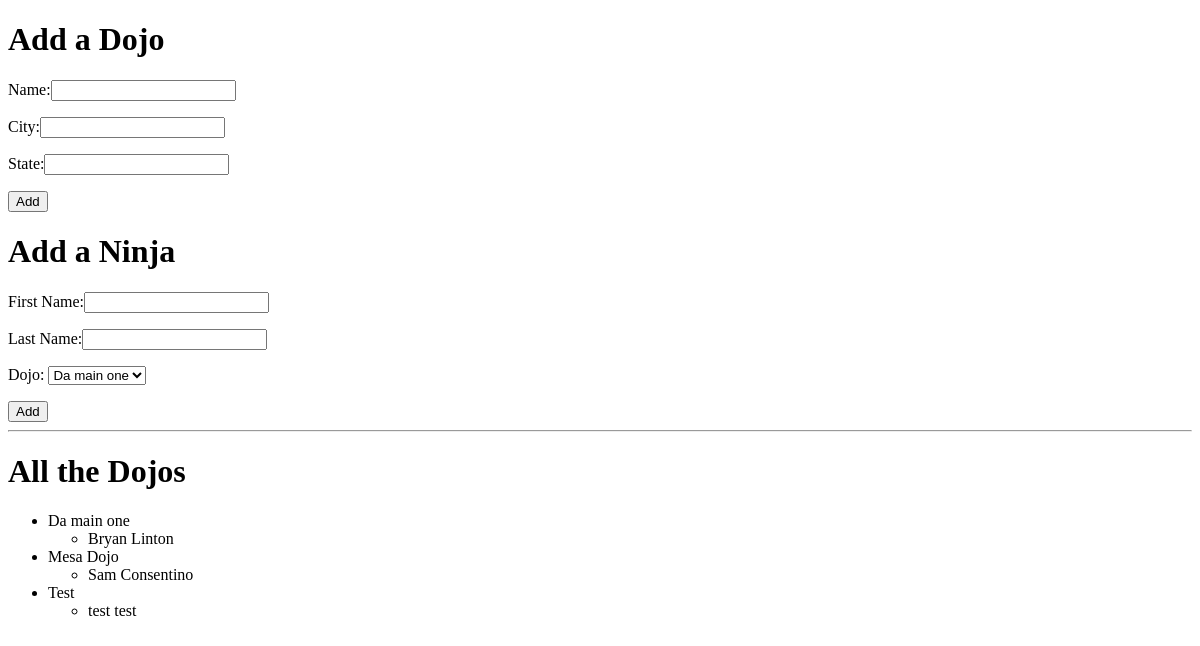
Before: / with the older database file.
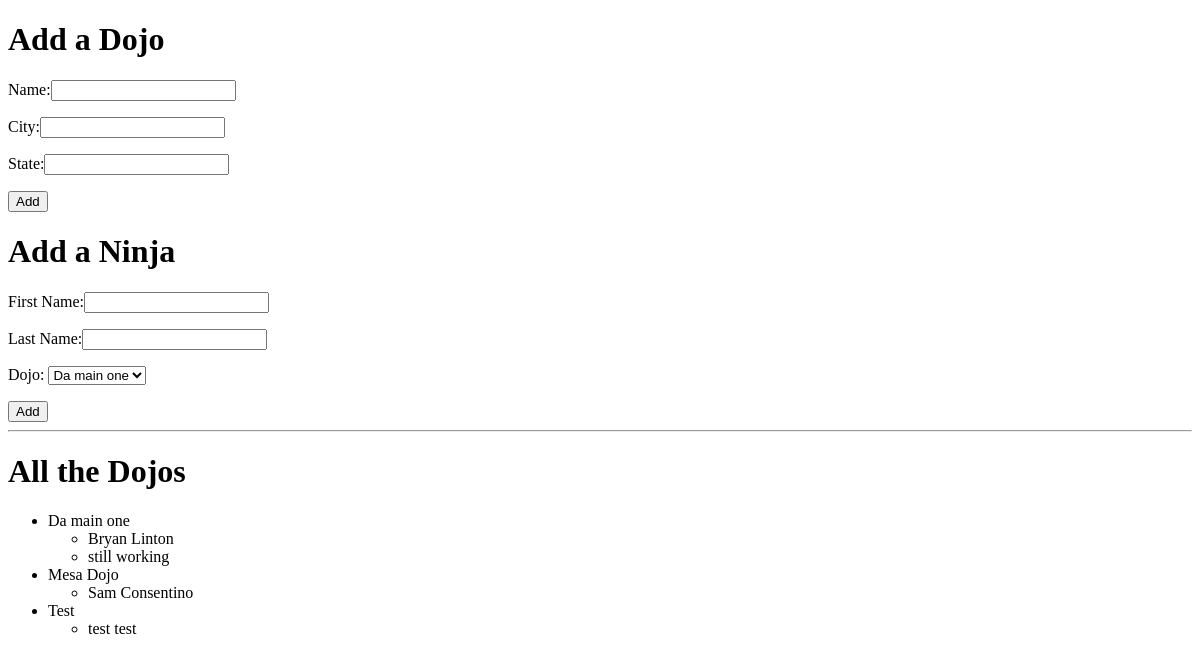
After: the same page with the newer database file.
### d_n_mod/models.py (models this page shows)
class Dojo(db.Model):
    id = db.Column(db.Integer, primary_key=True)
    dojo_name = db.Column(db.String(45))
    city = db.Column(db.String(45))
    state = db.Column(db.String(45))
    created_at = db.Column(db.DateTime, server_default=func.now())
    updated_at = db.Column(db.DateTime, server_default=func.now(), onupdate=func.now())

class User(db.Model):
    id = db.Column(db.Integer, primary_key=True)
    first_name = db.Column(db.String(45))
    last_name = db.Column(db.String(45))
    dojo_id = db.Column(db.Integer, db.ForeignKey("dojo.id"), nullable=False)
    uDojo = db.relationship("Dojo", foreign_keys=[dojo_id], backref="user_dojo", cascade="all")
    created_at = db.Column(db.DateTime, server_default=func.now())
    updated_at = db.Column(db.DateTime, server_default=func.now(), onupdate=func.now())

### d_n_mod/controller_functions.py (the view)
def dojo_users():
    display_info = Dojo.query.all()
    return render_template("index.html", display_info = display_info)

### d_n_mod/templates/index.html (shortened to what this page needs)
<!DOCTYPE html>
<html lang="en">
<head>
</head>
<body>
    <h1>Add a Dojo</h1>
    <form action="/add_dojo" method="POST">
        <p>Name:<input type="text" name="dojo"></p>
        <p>City:<input type="text" name="city"></p>
        <p>State:<input type="text" name="state"></p>
        <input type="submit" value="Add">
    </form>
    <h1>Add a Ninja</h1>
    <form action="/add_ninja" method="POST">
        <p>First Name:<input type="text" name="first_name"></p>
        <p>Last Name:<input type="text" name="last_name"></p>
        <p>Dojo: <select name="dojo_name">
            {%for dojo in display_info%}
            <option value={{dojo.id}}>{{dojo.dojo_name}}</option>
            {% endfor %}
        </select></p>
        <input type="submit" value="Add">
    </form>
    <hr>
    <h1>All the Dojos</h1>
        <ul>
            {%for details in display_info %}
            <li>{{details.dojo_name}}</li>
                <ul>
                    {% for name in details.user_dojo %}
                        <li>{{name.first_name}} {{name.last_name}}</li>
                    {% endfor %}
                </ul>
            {% endfor %}
        </ul>
</body>
</html>

Changed rows visible on the page:
added User: first_name "still", last_name "working", shown under Dojo "Da main one"
